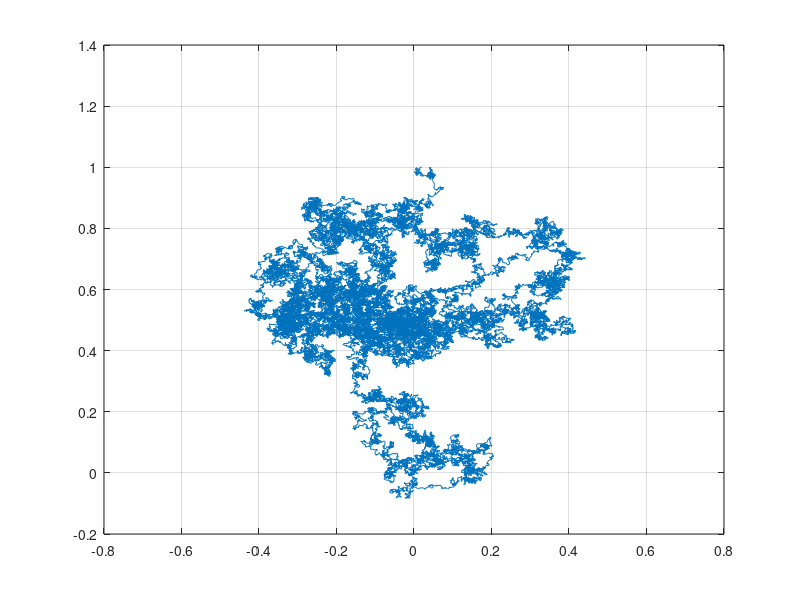

This figure's MATLAB source: (Note: this script raises an error after producing the figure.)
%% Task2: Back To Origin. (Brownian Motion)

%{      
 y=1|-----------|
  | |           |
  2 |     o     |
  | |           |
y=-1|-----------|
   x=-1 --2--  x=1
o: is the origin of the system (0,0)
This is an illustration of the box
%}

% A partical moves inside the box as: (x(t),y(t))=(W_1(t),W_2(t)), t>=0
% In this case we have standard BM=>sigma_1=sigma_2=1
%% Task Visualization A)
dt = 10^-5; % Specified in the assignment.
sigma = 1;
W = @(p) p+sqrt(dt)*sigma*randn(size(p)); % Function to update position.
boundaries = [-1,-1;1,1];
N = 1;
history = [];
for i=1:N
    xy = zeros(1,2); % Each simulation starts at (0,0)
    while all(all(abs(xy)<=abs(boundaries)))
        xy = W(xy);
        history = [history;xy];
    end
end
plot(history(:,1),history(:,2),"DisplayName","Brownian Motion")
grid on
hold on
scatter(0,0,'r','filled',SizeData=50)
xlim([-1.2,1.2])
ylim([-1.2,1.2])
xline(boundaries(:,1),'r')
yline(boundaries(:,1),'r')
%% Task B) Monte Carlo Estimation
dt = 10^-5; % Specified in the assignment.
sigma = 1;
W = @(p) p+sqrt(dt)*sigma*randn(size(p)); % Function to update position.
boundaries = [-1,-1;1,1];
N=1000;
counter = zeros(N,1);
for i=1:N
    xy = zeros(1,2); % Each simulation starts at (0,0)
    while all(all(abs(xy)<=abs(boundaries)))
        xy = W(xy);
        counter(i)=counter(i)+1;
    end
end

%%
mu = mean(counter); % Expected number of steps 58333 steps.
se = std(counter)/sqrt(N); % Standard error: 1259.5 steps.
% Central Limit Theorem:
% steps~N(mu,se^2) =>
% steps95 = mu+-1.96*se
steps95 = [mu-1.96*se,mu+1.96*se]
% [597.1 - 650.5] dt = 10^-3
% [57310 - 62878] dt = 10^-4
% [57719 - 62918] dt = 10^-5


%%
%% Task B) Monte Carlo Estimation
N = 10000;
dt = 10^-4;
sigs = 1:10;
counter = zeros(N,length(sigs));
k = 0;
for sigma = sigs
    k = k+1;
    W = @(p) p+sqrt(dt)*sigma*randn(size(p));
    for i=1:N
        xy = zeros(1,2); % Each simulation starts at (0,0)
        while all(all(abs(xy)<=abs(boundaries)))
            xy = W(xy);
            counter(i,k)=counter(i,k)+1;
        end
    end
end
%%
mu_sigs = mean(counter); % Expected number of steps 58333 steps.
se_sigs = std(counter)/sqrt(N);
% Interesting seems to be mu_sigs/se_sigs = Const.
se_sigs./mu_sigs



